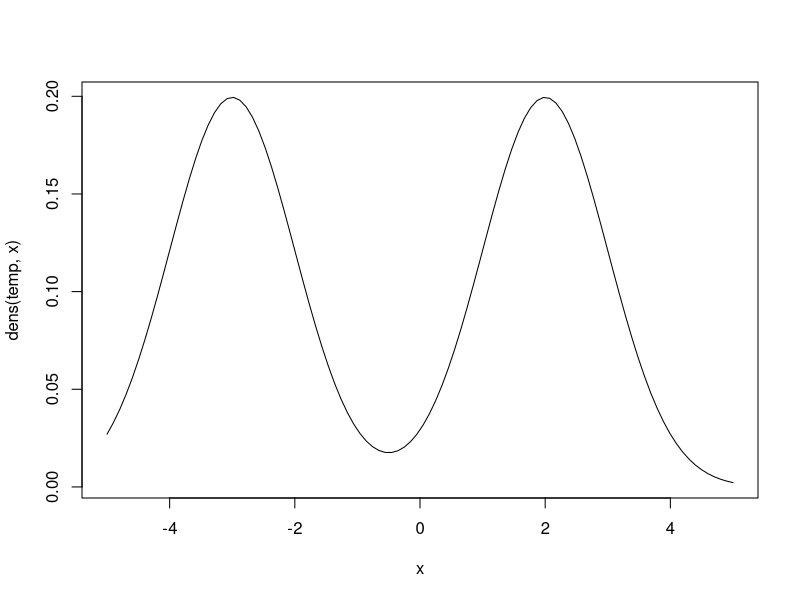
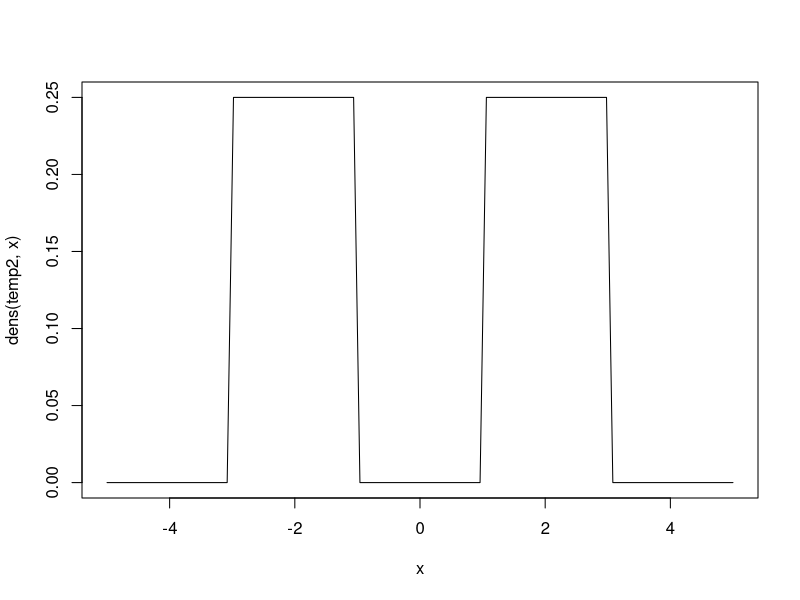

Reproduce these figures in R, in order.
############## HELPER FUNCTIONS #################################################

#OUTPUT: k by n matrix of normal densities
matdnorm = function (x, mu, sigma, log=FALSE) 
{
  k=length(mu)
  n=length(x)
  d = matrix(rep(x,rep(k,n)),nrow=k)
  return(matrix(dnorm(d, mu, sigma, log),nrow=k))
}



################################## GENERIC FUNCTIONS ############################
# find matrix of densities at y, for each component of the mixture
# INPUT y is an n-vector
# OUTPUT k by n matrix of densities
matdens = function(x,y,log=FALSE){
  UseMethod("matdens")
}
matdens.default = function(x,y,log=FALSE){
  stop("No such class")
}

#find density at y, a generic function
dens = function(x,y){
  UseMethod("dens")
}
dens.default = function(x,y){
  return (x$pi %*% matdens(x, y))
}

#find log likelihood of data in y
LogLik = function(x,y){
  UseMethod("LogLik")
}
LogLik.default = function(x,y){
  sum(dens(x,y))
}
############################### METHODS FOR normalmix class ###########################

# constructor
normalmix = function(pi,mean,sd){
  structure(data.frame(pi,mean,sd),class="normalmix")
}


matdens.normalmix = function(x,y,log=FALSE){
  k=length(x$mean)
  n=length(y)
  d = matrix(rep(y,rep(k,n)),nrow=k)
  return(matrix(dnorm(d, x$mean, x$sd, log),nrow=k))  
}



############################### METHODS FOR unimix class ###########################

#constructor
#here the uniform is parameterized in terms of min=mean-sd and min=mean+sd
#(so obviously sd is a misnomer!)
unimix = function(pi,mean,sd){
  structure(data.frame(pi,mean,sd),class="unimix")
}

matdens.unimix = function(x,y,log=FALSE){
  k=length(x$mean)
  n=length(y)
  d = matrix(rep(y,rep(k,n)),nrow=k)
  return(matrix(dunif(d, x$mean-x$sd, x$mean+x$sd, log),nrow=k))  
}



################################# TESTING #####################################
temp = normalmix(c(0.5,0.5),c(-3,2),c(1,1))
x = seq(-5,5,length=100)
plot(x,dens(temp,x),type="l")
all.equal(matdens(temp,x),matdnorm(x, temp$mean,temp$sd))

temp2 = unimix(c(0.5,0.5),c(-2,2),c(1,1))
plot(x,dens(temp2,x),type="l")
